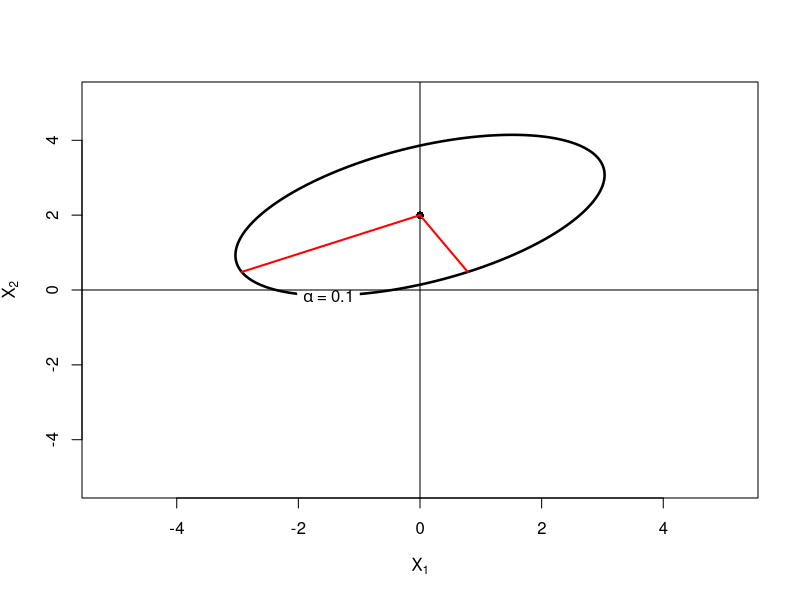

Here is the R script that generated this plot:
### Homework exercise 3.2

# 2.

library(plotrix) # Just for white background on text labels
ellipse <- function(alpha, mu = c(0, 0), sigma = diag(2), new = T, my.col = 'black')
{
  for (i in 1:length(alpha)){
    alpha <- sort(alpha)
    
    eig <- eigen(sigma)
    l1 <- eig$values[1]
    l2 <- eig$values[2]
    phi1 <<- atan2(eig$vectors[2, 1], eig$vectors[1, 1]) # angle of major axis
    phi2 <<- atan2(eig$vectors[2, 2], eig$vectors[1, 2]) # angle of minor axis
    a <<- (l1 * qchisq(1 - alpha[i], 2))^0.5 # Major axis length
    b <<- (l2 * qchisq(1 - alpha[i], 2))^0.5 # Minor axis length
    
    #ellipse points
    t <- seq(0, 2*pi, 0.01) 
    xx <- mu[1] + a*cos(t)*cos(phi1) - b*sin(t)*sin(phi1)
    yy <- mu[2] + a*cos(t)*sin(phi1) + b*sin(t)*cos(phi1)
    
    ## Plot ellipse
    xtrm <- max(abs(c(xx, yy))) + 1
    if (new && (i == 1)){
      plot(xx, yy, type = 'l', lwd = 2.5, xlab = expression(X[1]), ylab = expression(X[2]), 
           xlim = c(-xtrm, xtrm), ylim = c(-xtrm, xtrm), col = my.col)
      boxed.labels(xx[which.min(yy)], min(yy), substitute(bquote(alpha ~ '=' ~ al), list(al = alpha[i])),
                   border = F, bg = 'white', xpad = 0.55, ypad = 0.55)
    }
    else {
      lines(xx, yy, col = my.col, lwd = 2.5)
      boxed.labels(xx[which.min(yy)], min(yy), substitute(bquote(alpha ~ '=' ~ al), list(al = alpha[i])),
                   border = F, bg = 'white', xpad = 0.55, ypad = 0.55)
    }
  }
}

mu <- c(0, 2)
sig11 <- 2
sig22 <- 1
sig12 <- 0.5*sqrt(sig11)*sqrt(sig22)
sigma <- matrix(c(sig11, sig12, sig12, sig22), 2)
alpha <- 0.1


#Eigen pairs
eigen(sigma)


#Plot ellipse
# pdf('ex_3_2.pdf')
ellipse(alpha, mu, sigma)
abline(v = 0, h = 0)
points(mu[1], mu[2], pch = 16)
lines(c(0, a*cos(phi1)) + mu[1], c(0, a*sin(phi1)) + mu[2], col = 'red', lwd = 2)
lines(c(0, b*cos(phi2)) + mu[1], c(0, b*sin(phi2)) + mu[2], col = 'red', lwd = 2)
# dev.off()
